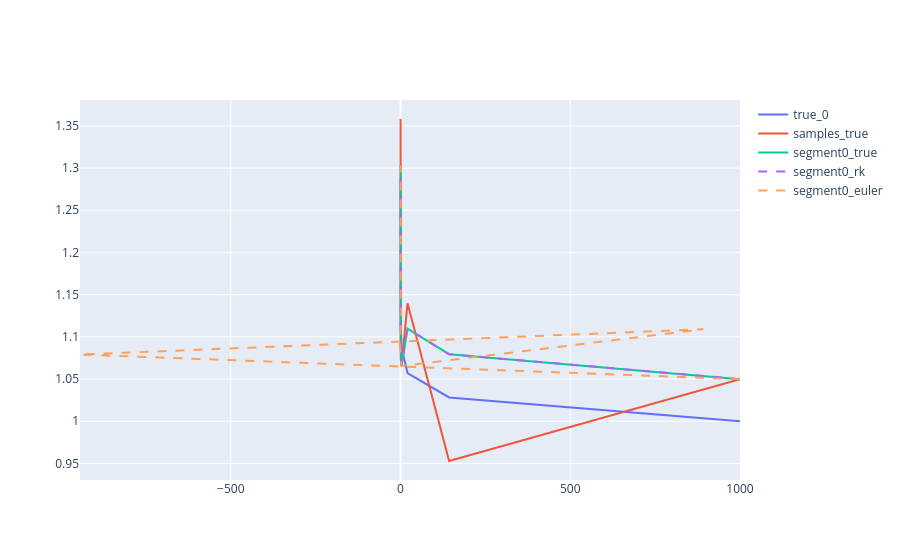
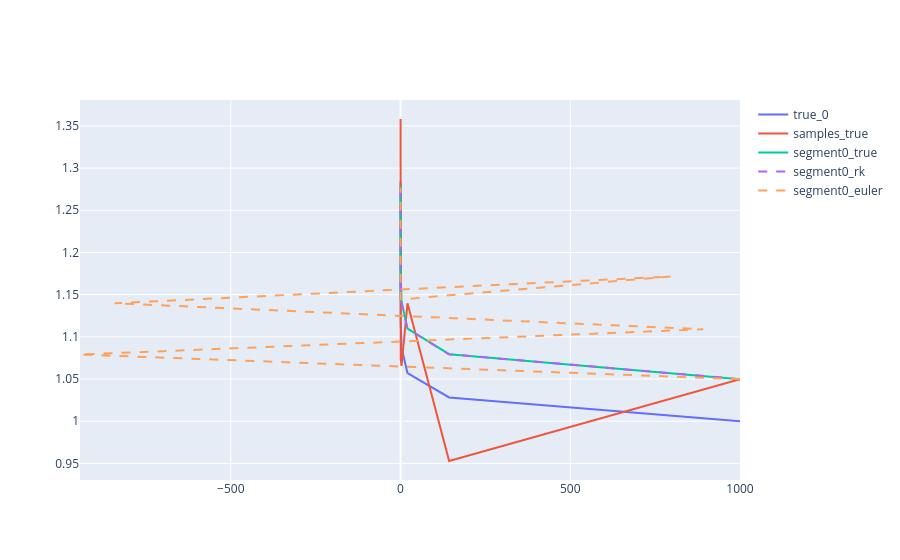

Source (notebook cell) for these figures, in order:
### Code cell
def segmented_classification():
    accuracy_df = []
    for seg_size in segment_sizes:
        np.random.seed(SEED)
        cur_accuracy_df = pd.DataFrame(
            {
                "accuracy": np.zeros([3]),
                "method": ["true", "euler", "RK23"],
                "segment_size": np.full([3], seg_size)
            }
        )
        traj_0 = exact_solver(t, systems[0], x0)
        num_traj_points = traj_0.shape[0]
        
        for i in range(NUM_SAMPLES):
            sample_traj = traj_0 + sigma * np.random.randn(num_traj_points, 2)

            true_seg_solutions = list(
                systems |
                select(lambda s: segmented_solution(t, s, sample_traj, seg_size, exact_solver))
            )
            rk_seg_solutions = list(
                systems |
                select(lambda s: segmented_solution(t, s, sample_traj, seg_size, RK_solver))
            )
            euler_seg_solutions = list(
                systems |
                select(lambda s: segmented_solution(t, s, sample_traj, seg_size, euler_solver))
            )
            solutions = {
                "true": true_seg_solutions,
                "euler": euler_seg_solutions,
                "RK23": rk_seg_solutions
            }

            if i == 0:
                print("Segment size =", seg_size)
                fig = go.Figure()
                fig.add_trace(
                    go.Scatter(
                        x=traj_0[:, 0],
                        y=traj_0[:, 1],
                        mode='lines',
                        name="true_0"
                    )
                )
                fig.add_trace(
                    go.Scatter(
                        x=sample_traj[:, 0],
                        y=sample_traj[:, 1],
                        mode='lines',
                        name="samples_true"
                    )
                )
                fig.add_trace(
                    go.Scatter(
                        x=true_seg_solutions[0][:, 0],
                        y=true_seg_solutions[0][:, 1],
                        mode='lines',
                        name="segment0_true"
                    )
                )
                fig.add_trace(
                    go.Scatter(
                        x=rk_seg_solutions[0][:, 0],
                        y=rk_seg_solutions[0][:, 1],
                        mode='lines',
                        name="segment0_rk",
                        line=dict(dash="dash")
                    )
                )
                fig.add_trace(
                    go.Scatter(
                        x=euler_seg_solutions[0][:, 0],
                        y=euler_seg_solutions[0][:, 1],
                        mode='lines',
                        name="segment0_euler",
                        line=dict(dash="dash")
                    )
                )
                fig.show()

            for sol_name, sol in solutions.items():
                sol_losses = list(
                    range(2) |
                    select(lambda sys_id: cls_loss(sample_traj, sol[sys_id]))
                )
                if sol_losses[0] < sol_losses[1]:
                    cur_accuracy_df.loc[
                        cur_accuracy_df["method"] == sol_name, 
                        "accuracy"
                    ] += 1.
        cur_accuracy_df.loc[:, "accuracy"] /= NUM_SAMPLES
        accuracy_df.append(cur_accuracy_df)

    accuracy_df = pd.concat(accuracy_df)
    return accuracy_df

accuracy_df = pd.concat([accuracy_df, segmented_classification()])
accuracy_df

### Figure 1 — Plotly figure (JSON) as saved in the notebook; plotly's stock layout.template omitted (floating-point values rounded to 4 significant figures)
{"data": [{"mode": "lines", "name": "true_0", "type": "scatter", "x": [1000.0, 143.1, 20.47, 2.928, 0.4189, 0.05994, 0.008575, 0.001227, 0.0001755, 2.511e-05], "y": [1.0, 1.028, 1.057, 1.087, 1.118, 1.149, 1.181, 1.215, 1.249, 1.284]}, {"mode": "lines", "name": "samples_true", "type": "scatter", "x": [999.9, 143.1, 20.44, 2.807, 0.4822, 0.02599, 0.08314, -0.02097, 0.1105, 0.05023], "y": [1.05, 0.9529, 1.14, 1.065, 1.074, 1.144, 1.149, 1.193, 1.358, 1.303]}, {"mode": "lines", "name": "segment0_true", "type": "scatter", "x": [999.9, 143.1, 20.47, 2.807, 0.4016, 0.05745, 0.08314, 0.0119, 0.001702, 0.05023], "y": [1.05, 1.079, 1.11, 1.065, 1.095, 1.126, 1.149, 1.182, 1.215, 1.303]}, {"line": {"dash": "dash"}, "mode": "lines", "name": "segment0_rk", "type": "scatter", "x": [999.9, 141.8, 20.1, 2.807, 0.3982, 0.05643, 0.08314, 0.01179, 0.001669, 0.05023], "y": [1.05, 1.079, 1.11, 1.065, 1.095, 1.126, 1.149, 1.182, 1.215, 1.303]}, {"line": {"dash": "dash"}, "mode": "lines", "name": "segment0_euler", "type": "scatter", "x": [999.9, -944.4, 891.9, 2.807, -2.651, 2.504, 0.08314, -0.07853, 0.07416, 0.05023], "y": [1.05, 1.079, 1.109, 1.065, 1.095, 1.125, 1.149, 1.181, 1.214, 1.303]}], "layout": {}}

### Figure 2 — Plotly figure (JSON) as saved in the notebook; plotly's stock layout.template omitted (floating-point values rounded to 4 significant figures)
{"data": [{"mode": "lines", "name": "true_0", "type": "scatter", "x": [1000.0, 143.1, 20.47, 2.928, 0.4189, 0.05994, 0.008575, 0.001227, 0.0001755, 2.511e-05], "y": [1.0, 1.028, 1.057, 1.087, 1.118, 1.149, 1.181, 1.215, 1.249, 1.284]}, {"mode": "lines", "name": "samples_true", "type": "scatter", "x": [999.9, 143.1, 20.44, 2.807, 0.4822, 0.02599, 0.08314, -0.02097, 0.1105, 0.05023], "y": [1.05, 0.9529, 1.14, 1.065, 1.074, 1.144, 1.149, 1.193, 1.358, 1.303]}, {"mode": "lines", "name": "segment0_true", "type": "scatter", "x": [999.9, 143.1, 20.47, 2.928, 0.4189, 0.02599, 0.003719, 0.000532, 7.611e-05, 1.089e-05], "y": [1.05, 1.079, 1.11, 1.141, 1.173, 1.144, 1.176, 1.21, 1.244, 1.279]}, {"line": {"dash": "dash"}, "mode": "lines", "name": "segment0_rk", "type": "scatter", "x": [999.9, 141.8, 20.08, 2.843, 0.4029, 0.02599, 0.003684, 0.0005185, 6.875e-05, 7.821e-06], "y": [1.05, 1.079, 1.11, 1.141, 1.173, 1.144, 1.176, 1.21, 1.244, 1.279]}, {"line": {"dash": "dash"}, "mode": "lines", "name": "segment0_euler", "type": "scatter", "x": [999.9, -944.4, 891.9, -842.4, 795.6, 0.02599, -0.02455, 0.02318, -0.0219, 0.02068], "y": [1.05, 1.079, 1.109, 1.14, 1.171, 1.144, 1.176, 1.209, 1.242, 1.277]}], "layout": {}}
